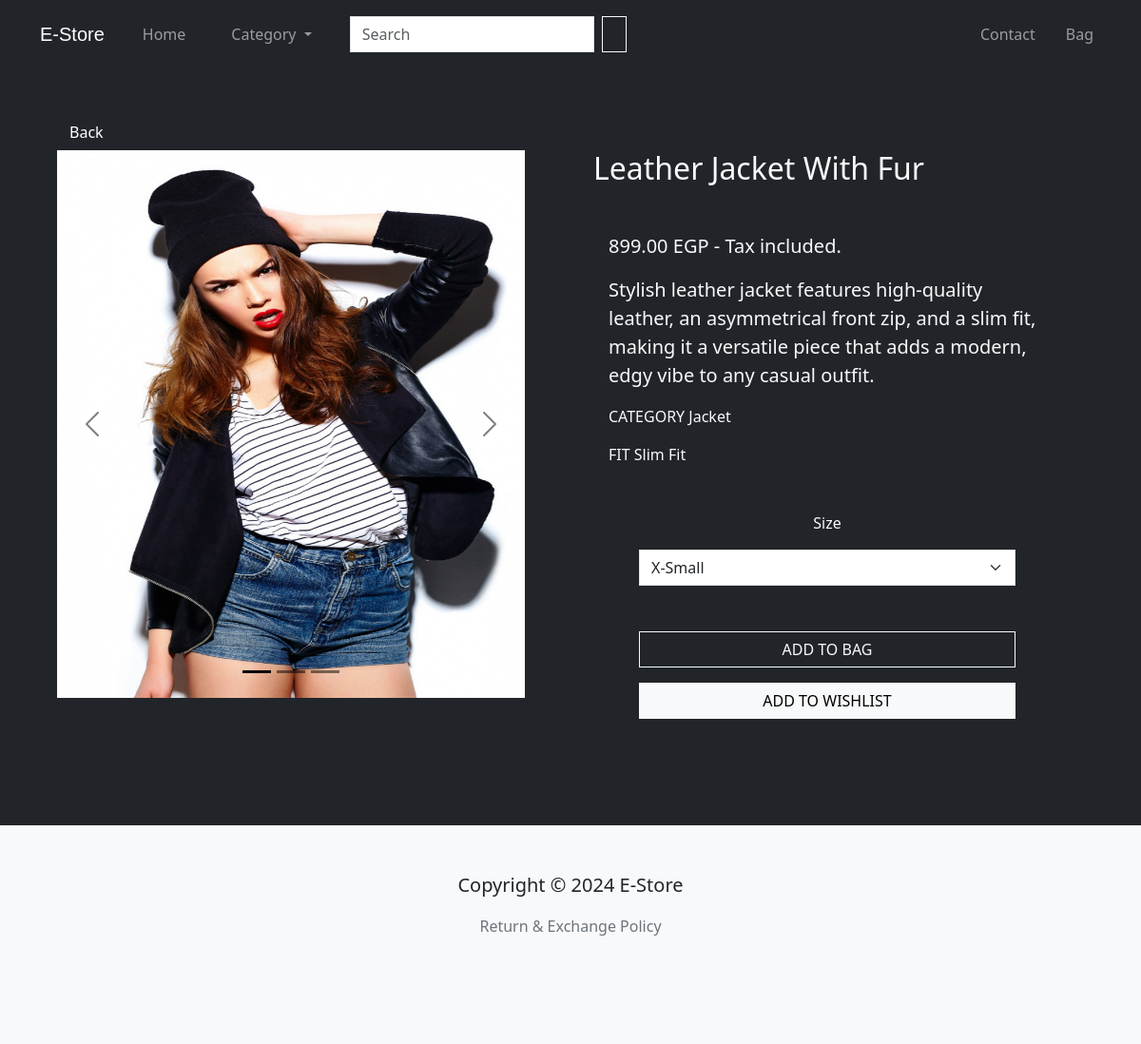
/product/leather-jacket-with-fur/, run on an earlier commit of the app's database.
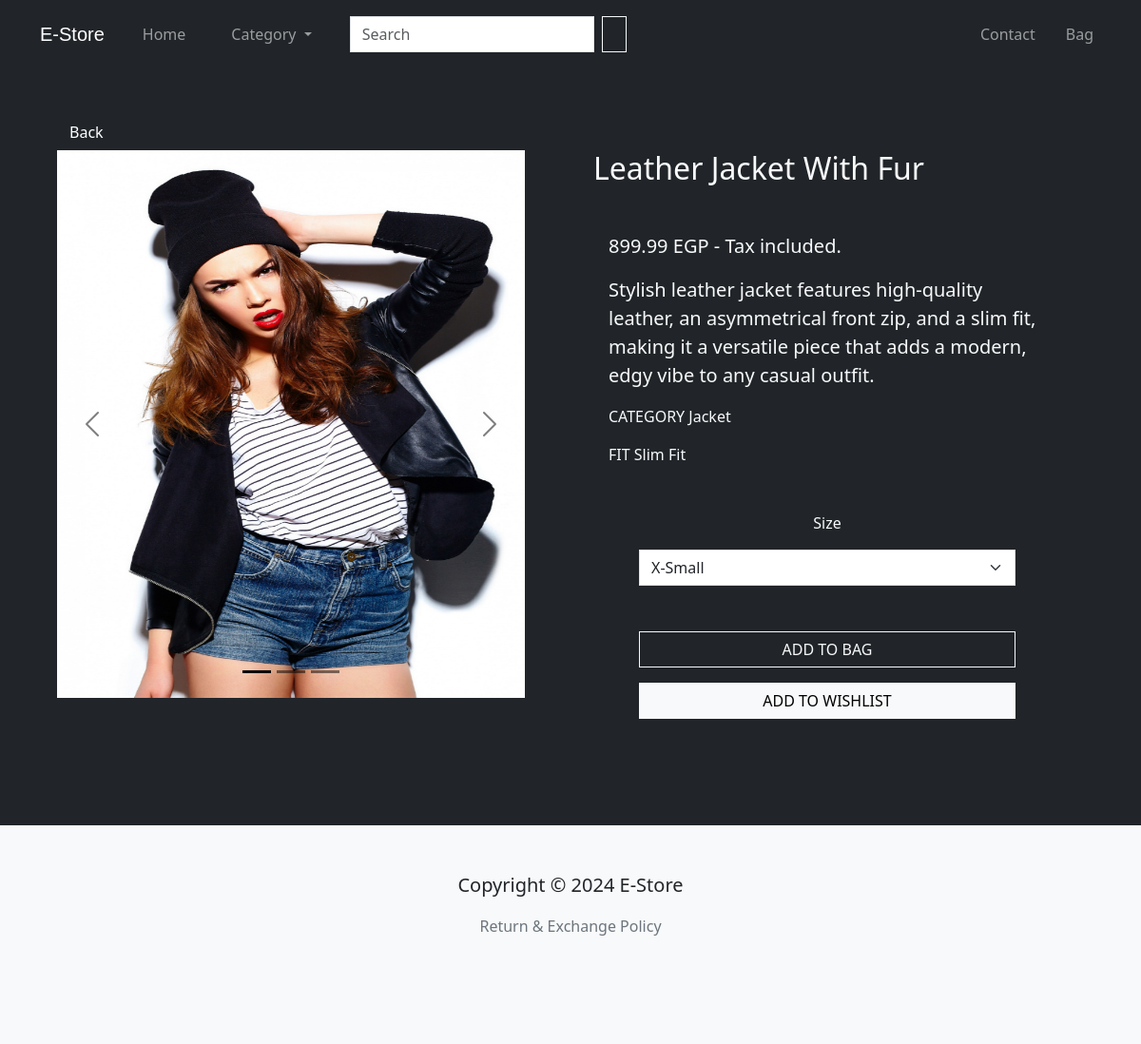
And on a later commit of the database.
### core/models/product_models.py (models this page shows, shortened)
class Product(models.Model):
    FITS = [
        ('Regular Fit', 'regular_fit'),
        ('Slim Fit', 'slim_fit'),
        ('Relaxed Fit', 'relaxed_fit'),
    ]
    name = models.CharField(max_length=255)
    price = models.DecimalField(max_digits=6, decimal_places=2)
    description = models.TextField(blank=True, null=True)
    fit = models.CharField(max_length=255, choices=FITS, default="Regular Fit")
    category = models.ForeignKey(Category, null=True, related_name='products', on_delete=models.SET_NULL)   # many to one relationship
    main_image = models.ImageField(upload_to='product-images/%y/%m/%d')
    created_at = models.DateTimeField(auto_now_add=True)
    slug = models.SlugField(unique=True, blank=True, null=True, verbose_name="name in URL")
    active = models.BooleanField(default=False)
    @property
    def images(self):   # returns all product extra images
        return self.productimage_set.all()
    @property
    def image_count(self):  # returns the number of extra images
        return self.productimage_set.count()
    class Meta:
        ordering = ["active", "created_at"]
        indexes = [
            models.Index(fields=["name"]),
            models.Index(fields=["category"]),
        ]

class Category(models.Model):
    cat_name = models.CharField(max_length=255, unique=True, verbose_name="category name")
    class Meta:
        verbose_name_plural = "Categories"
        ordering = ['cat_name']

### core/views.py (the view)
# urls.py: path("product/<slug:slug>/", views.product_details, name="product"),
def product_details(request, slug):
    categories = Category.objects.all()  # get all categories from db
    product = Product.objects.get(slug=slug)  # get the selected product data from db
    extra_imgs = product.images
    img_num = product.image_count
    img_range = range(1, img_num+1)
    stocks = Stock.objects.filter(product=product)
    context = {
                "product": product,
                "categories": categories,
                "product_imgs" : extra_imgs,
                "img_num" : img_num,
                "img_range" : img_range,
                "stocks" : stocks,
               }
    return render(request, "products/product_details.html", context)

### templates/products/product_details.html (shortened to what this page needs)
{% extends 'products/products_layout.html' %}
{% load bootstrap5 %}
{% load bootstrap_icons %}
{% block content %}
<section class="p-5 bg-dark text-light">
  <div class="container mb-5">
    <button class="btn btn-dark" onclick="history.back()">{% bs_icon 'arrow-left-short' size='1.5em' %} Back</button>
    <div class="row g-5">
      <div class="col-lg">
        <div id="productCarousel" class="carousel carousel-dark slide mb-2">
          <div class="carousel-indicators">
            <button type="button" data-bs-target="#productCarousel" data-bs-slide-to="0" class="active"
              aria-current="true"></button>
            {% for slide in img_range %}
            <button type="button" data-bs-target="#productCarousel" data-bs-slide-to="{{ slide }}" "></button>
              {% endfor %}
          </div>
          <div class=" carousel-inner">
              <div class="carousel-item active">
                <img src="{{ product.main_image.url }}" class="d-block w-100 prod-img" alt="product-main-image"
                  loading="lazy">
              </div>
          </div>
          <button class="carousel-control-prev" type="button" data-bs-target="#productCarousel" data-bs-slide="prev">
            <span class="carousel-control-prev-icon" aria-hidden="true"></span>
          </button>
          <button class="carousel-control-next" type="button" data-bs-target="#productCarousel" data-bs-slide="next">
            <span class="carousel-control-next-icon" aria-hidden="true"></span>
          </button>
        </div>
      </div>
      <div class="col-lg px-5">
        <h2 class="mb-5">{{product.name}}</h2>
        <div class="px-3">
          <p class="lead">{{product.price}} EGP - Tax included.</p>
          <p class="lead">{{product.description | capfirst}}</p>
          <p>CATEGORY {% bs_icon 'dash-lg' size='1.5em' %} {{product.category.cat_name | capfirst }}</p>
          <p>FIT {% bs_icon 'dash-lg' size='1.5em' %} {{product.fit | capfirst}}</p>
        </div>
        <div class="d-flex flex-column mt-5 mx-md-5">
          <p class="text-center">{% bs_icon 'dash-lg' size='1.5em' %} Size {% bs_icon 'dash-lg' size='1.5em' %}</p>
          <form action="{% url 'add_item' product.id %}" method="post">
            <select class="form-select mb-5 square-border" name="size">
              {% for stock in stocks %}
              {% if stock.quantity == 0 %}
              <option class="square-border" value="{{stock.size}}" disabled>{{stock.size}}</option>
              {% else %}
              <option class="square-border" value="{{stock.size}}">{{stock.size}}</option>
              {% endif %}
              {% endfor %}
            </select>
            <button type="submit" class="btn btn-outline-light w-100 mb-3 square-border">ADD TO BAG</button>
          </form>
          <button type="button" class="btn btn-light mb-3 square-border">ADD TO WISHLIST</button>
        </div>
      </div>
    </div>
  </div>
</section>
{% endblock content %}

What changed in the data, as far as the page shows it:
changed Product "Leather Jacket With Fur": price "899.00" → "899.99"
